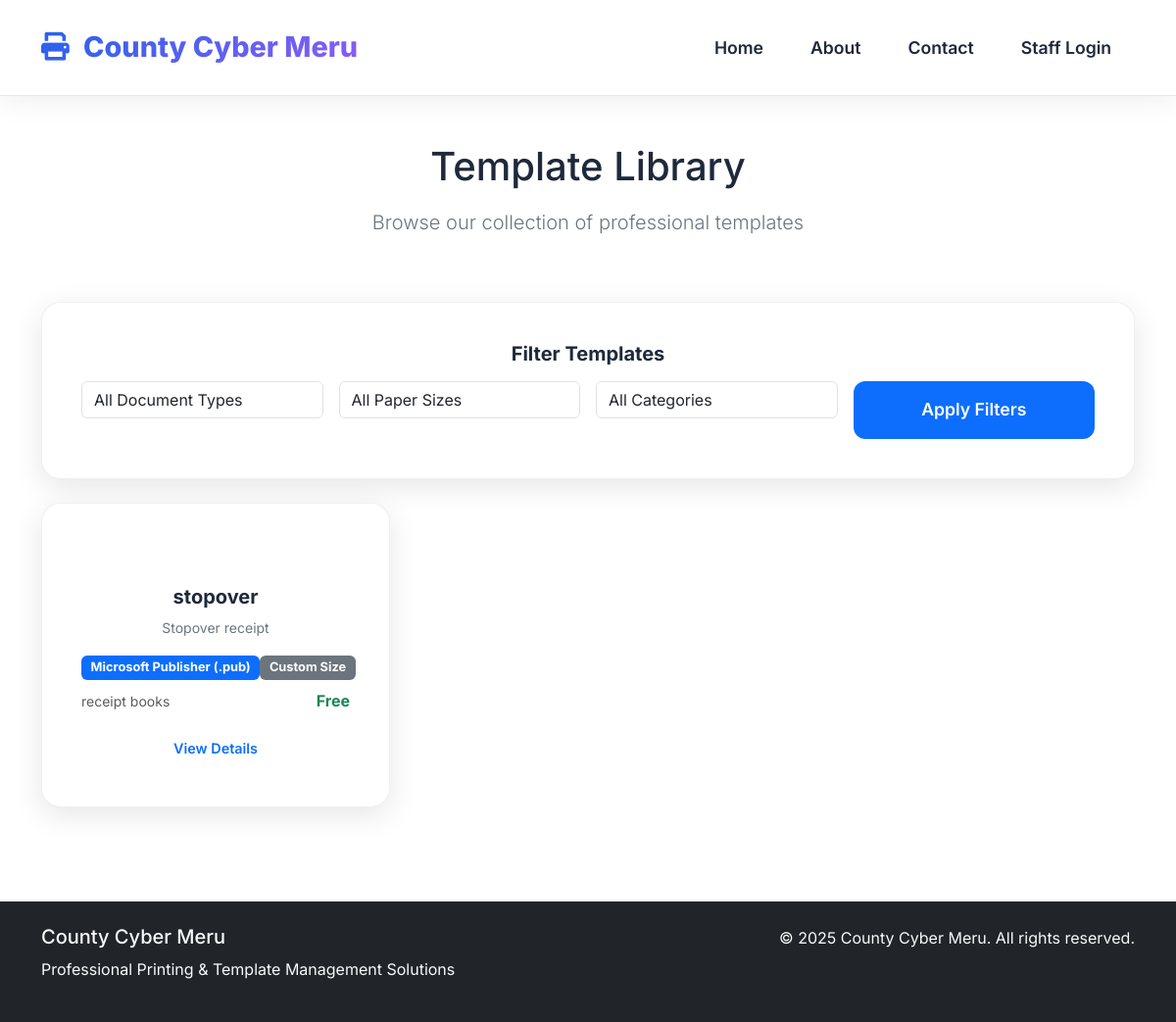
The page /templates/ on the database as committed earlier.
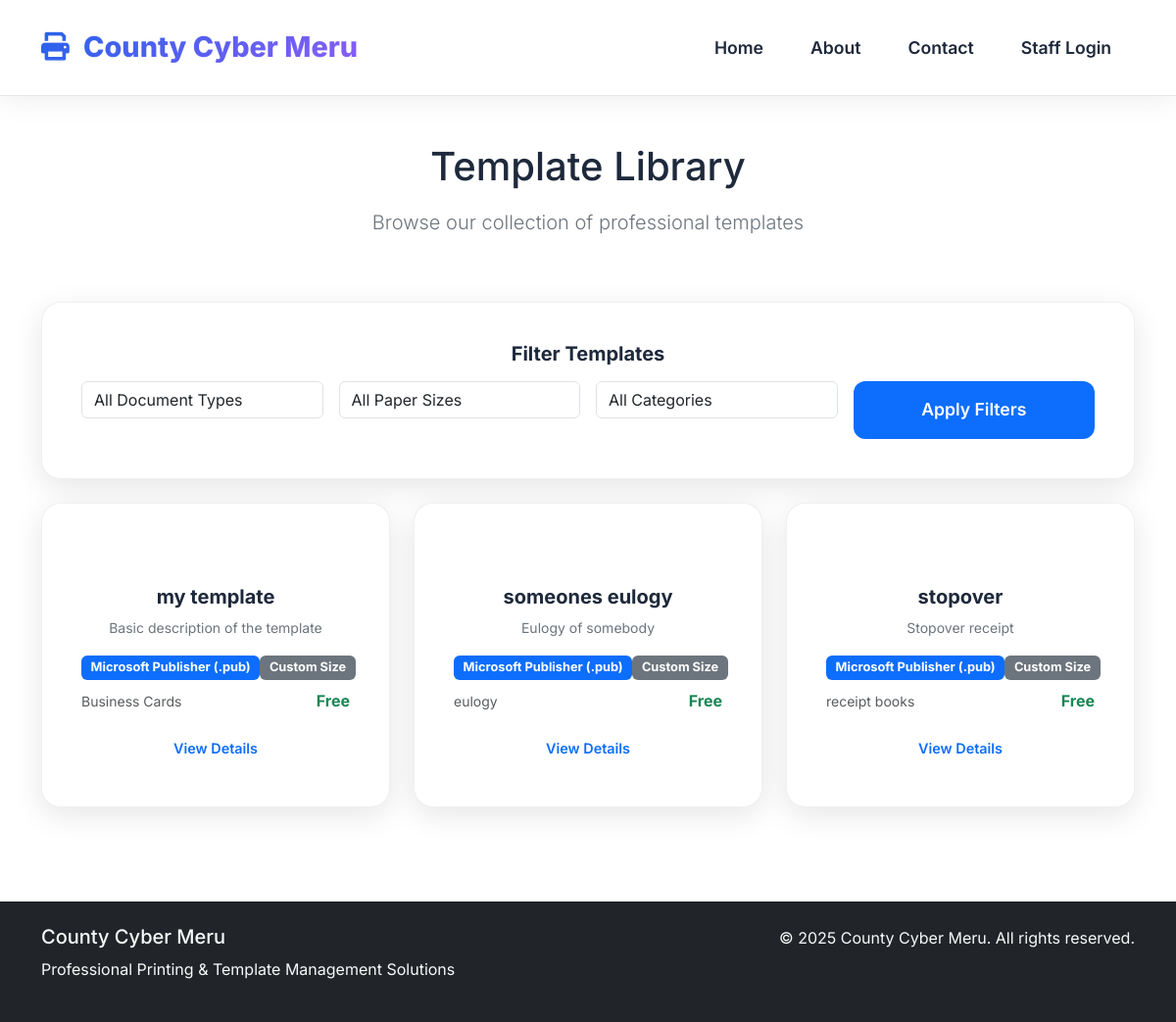
The same page on the database as committed later.
### template_manager/models.py (models this page shows, shortened)
class TemplateDocument(models.Model):
    DOCUMENT_TYPES = [
        ('PUB', 'Microsoft Publisher (.pub)'),
        ('PDF', 'PDF Document'),
        ('XLS', 'Excel Spreadsheet'),
        ('DOC', 'Word Document'),
        ('PPT', 'PowerPoint Presentation'),
        ('JPG', 'JPEG Image'),
        ('PNG', 'PNG Image'),
        ('PSD', 'Photoshop File'),
        ('AI', 'Adobe Illustrator'),
        ('OTHER', 'Other Format'),
    ]
    PAPER_SIZES = [
        ('A4', 'A4 (210×297 mm)'),
        ('A3', 'A3 (297×420 mm)'),
        ('A5', 'A5 (148×210 mm)'),
        ('LETTER', 'Letter (8.5×11 in)'),
        ('LEGAL', 'Legal (8.5×14 in)'),
        ('BUSINESS', 'Business Card'),
        ('BANNER', 'Banner'),
        ('CUSTOM', 'Custom Size'),
    ]
    TEMPLATE_CATEGORIES = [
        ('WEDDING', 'Wedding Cards'),
        ('BUSINESS', 'Business Cards'),
        ('BANNERS', 'Banners & Posters'),
        ('STICKERS', 'Stickers & Labels'),
        ('INVITATIONS', 'Invitation Cards'),
        ('CERTIFICATES', 'Certificates'),
        ('FLYERS', 'Flyers & Brochures'),
        ('LETTERHEADS', 'Letterheads'),
        ('RECEIPTS', 'Receipts & Invoices'),
        ('OTHER', 'Other Templates'),
    ]
    title = models.CharField(max_length=200)
    description = models.TextField()
    category = models.ForeignKey(Category, on_delete=models.CASCADE, related_name='templates')
    document_type = models.CharField(max_length=10, choices=DOCUMENT_TYPES)
    paper_size = models.CharField(max_length=20, choices=PAPER_SIZES)
    template_category = models.CharField(max_length=20, choices=TEMPLATE_CATEGORIES)
    file = models.FileField(upload_to=template_upload_path)
    thumbnail = models.ImageField(upload_to='thumbnails/', blank=True, null=True)
    preview_image = models.ImageField(upload_to='previews/', blank=True, null=True)
    uploaded_by = models.ForeignKey(settings.AUTH_USER_MODEL, on_delete=models.CASCADE, related_name='uploaded_templates')
    verified_by = models.ForeignKey(settings.AUTH_USER_MODEL, on_delete=models.SET_NULL, null=True, blank=True,
                                  related_name='verified_templates')
    uploaded_at = models.DateTimeField(auto_now_add=True)
    verified_at = models.DateTimeField(null=True, blank=True)
    updated_at = models.DateTimeField(auto_now=True)
    tags = models.CharField(max_length=200, blank=True, help_text="Comma-separated tags")
    price = models.DecimalField(max_digits=10, decimal_places=2, blank=True, null=True)
    download_count = models.PositiveIntegerField(default=0)
    is_verified = models.BooleanField(default=False)
    is_active = models.BooleanField(default=True)
    is_featured = models.BooleanField(default=False)
    class Meta:
        ordering = ['-uploaded_at']
        indexes = [
            models.Index(fields=['title']),
            models.Index(fields=['document_type']),
            models.Index(fields=['paper_size']),
            models.Index(fields=['template_category']),
            models.Index(fields=['is_verified']),
        ]

class Category(models.Model):
    name = models.CharField(max_length=100, unique=True)
    slug = models.SlugField(max_length=100, unique=True, blank=True)
    description = models.TextField(blank=True)
    created_at = models.DateTimeField(auto_now_add=True)
    updated_at = models.DateTimeField(auto_now=True)
    is_active = models.BooleanField(default=True)
    class Meta:
        verbose_name_plural = "Categories"
        ordering = ['name']

### template_manager/views.py (the view)
# urls.py: path('', views.template_list, name='template-list'),
def template_list(request):
    templates = TemplateDocument.objects.filter(is_verified=True, is_active=True)
    document_type = request.GET.get('document_type')
    paper_size = request.GET.get('paper_size')
    category_slug = request.GET.get('category')
    if document_type:
        templates = templates.filter(document_type=document_type)
    if paper_size:
        templates = templates.filter(paper_size=paper_size)
    if category_slug:
        templates = templates.filter(category__slug=category_slug)
    context = {
        'templates': templates,
        'categories': Category.objects.filter(is_active=True),
        'document_types': TemplateDocument.DOCUMENT_TYPES,
        'paper_sizes': TemplateDocument.PAPER_SIZES,
    }
    return render(request, 'template_manager/template_list.html', context)

### templates/template_manager/template_list.html (shortened to what this page needs)
{% extends 'base/base.html' %}
{% load static %}
{% block content %}
<div class="container py-5">
    <div class="row mb-5">
        <div class="col-12 text-center">
            <h1 class="text-gradient mb-3">Template Library</h1>
            <p class="lead text-secondary">Browse our collection of professional templates</p>
        </div>
    </div>
    <div class="row mb-4">
        <div class="col-12">
            <div class="service-card">
                <h5 class="fw-bold mb-3">Filter Templates</h5>
                <form method="get" class="row g-3">
                    <div class="col-md-3">
                        <select name="document_type" class="form-control">
                            <option value="">All Document Types</option>
                        </select>
                    </div>
                    <div class="col-md-3">
                        <select name="paper_size" class="form-control">
                            <option value="">All Paper Sizes</option>
                        </select>
                    </div>
                    <div class="col-md-3">
                        <select name="category" class="form-control">
                            <option value="">All Categories</option>
                        </select>
                    </div>
                    <div class="col-md-3">
                        <button type="submit" class="btn btn-primary w-100">Apply Filters</button>
                    </div>
                </form>
            </div>
        </div>
    </div>
    <div class="row g-4">
        {% for template in templates %}
        <div class="col-md-4">
            <div class="service-card h-100">
                <div class="text-center mb-3">
                </div>
                <h5 class="fw-bold">{{ template.title }}</h5>
                <p class="text-secondary small">{{ template.description|truncatewords:20 }}</p>
                <div class="d-flex justify-content-between align-items-center mb-2">
                    <span class="badge bg-primary">{{ template.get_document_type_display }}</span>
                    <span class="badge bg-secondary">{{ template.get_paper_size_display }}</span>
                </div>
                <div class="d-flex justify-content-between align-items-center">
                    <span class="text-muted small">{{ template.category.name }}</span>
                    {% if template.price %}
                    <span class="fw-bold text-success">KSh {{ template.price }}</span>
                    {% else %}
                    <span class="fw-bold text-success">Free</span>
                    {% endif %}
                </div>
                <div class="text-center mt-3">
                    <a href="{% url 'template_manager:template-detail' template.pk %}" class="btn btn-outline-primary btn-sm">
                        View Details
                    </a>
                </div>
            </div>
        </div>
        {% endfor %}
    </div>
</div>
{% endblock %}

### templates/base/base.html (shortened to what this page needs)
{% load static %}
<!DOCTYPE html>
<html lang="en">
<head>
    <link href="https://cdn.jsdelivr.net/npm/bootstrap@5.3.0/dist/css/bootstrap.min.css" rel="stylesheet">
    <link href="{% static 'css/main.css' %}" rel="stylesheet">
    <link href="https://cdnjs.cloudflare.com/ajax/libs/font-awesome/6.0.0/css/all.min.css" rel="stylesheet">
</head>
<body>
    <nav class="navbar navbar-expand-lg navbar-dark bg-primary">
        <div class="container">
            <a class="navbar-brand" href="{% url 'home' %}">
                {% if logo_available %}
                <img src="{% static 'images/logo.png' %}" alt="County Cyber Meru" height="40">
                {% else %}
                <i class="fas fa-print me-2"></i>
                County Cyber Meru
                {% endif %}
            </a>
            <div class="collapse navbar-collapse" id="navbarNav">
                <ul class="navbar-nav ms-auto">
                    <li class="nav-item">
                        <a class="nav-link" href="{% url 'home' %}">Home</a>
                    </li>
                    <li class="nav-item">
                        <a class="nav-link" href="{% url 'about' %}">About</a>
                    </li>
                    <li class="nav-item">
                        <a class="nav-link" href="{% url 'contact' %}">Contact</a>
                    </li>
                    {% if user.is_authenticated %}
                    <li class="nav-item">
                        <a class="nav-link" href="{% url 'dashboard' %}">Dashboard</a>
                    </li>
                    <li class="nav-item">
                        <a class="nav-link" href="{% url 'staff:logout' %}">
                            <i class="fas fa-sign-out-alt me-1"></i>Logout ({{ user.username }})
                        </a>
                    </li>
                    {% else %}
                    <li class="nav-item">
                        <a class="nav-link" href="{% url 'staff:login' %}">Staff Login</a>
                    </li>
                    {% endif %}
                </ul>
            </div>
        </div>
    </nav>
    <main>
        {% block content %}
        {% endblock %}
    </main>
    <footer class="bg-dark text-light py-4 mt-5">
        <div class="container">
            <div class="row">
                <div class="col-md-6">
                    <h5>County Cyber Meru</h5>
                    <p>Professional Printing & Template Management Solutions</p>
                </div>
                <div class="col-md-6 text-md-end">
                    <p>&copy; 2025 County Cyber Meru. All rights reserved.</p>
                </div>
            </div>
        </div>
    </footer>
</body>
</html>

### static/css/main.css (style rules this page uses)
:root { --primary: #2563eb; --primary-dark: #1d4ed8; --secondary: #64748b; --light: #f8fafc; --dark: #1e293b; --gradient-start: #2563eb; --gradient-end: #8b5cf6; --accent: #f59e0b; }
body { font-family: 'Inter', 'Segoe UI', system-ui, -apple-system, sans-serif; line-height: 1.7; color: var(--dark); overflow-x: hidden; }
.navbar { background: rgba(255, 255, 255, 0.98) !important; backdrop-filter: blur(10px); padding: 1.2rem 0 !important; border-bottom: 1px solid rgba(0, 0, 0, 0.1); box-shadow: 0 2px 30px rgba(0, 0, 0, 0.08); }
.navbar-brand { font-weight: 800 !important; font-size: 1.8rem !important; background: linear-gradient(135deg, var(--gradient-start), var(--gradient-end)); -webkit-background-clip: text; -webkit-text-fill-color: transparent; background-clip: text; }
.navbar-nav .nav-link { font-weight: 600 !important; font-size: 1.1rem !important; color: var(--dark) !important; margin: 0 0.3rem; padding: 0.8rem 1.2rem !important; border-radius: 10px; transition: all 0.3s cubic-bezier(0.4, 0, 0.2, 1); }
.btn { border-radius: 12px; padding: 1rem 2rem; font-weight: 600; font-size: 1.1rem; border: none; transition: all 0.4s cubic-bezier(0.4, 0, 0.2, 1); position: relative; overflow: hidden; }
.service-card { background: white; padding: 2.5rem; border-radius: 20px; text-align: center; box-shadow: 0 8px 30px rgba(0, 0, 0, 0.1); transition: all 0.4s cubic-bezier(0.4, 0, 0.2, 1); height: 100%; border: 1px solid rgba(0, 0, 0, 0.06); position: relative; overflow: hidden; }
.service-card::before { content: ''; position: absolute; top: 0; left: -100%; width: 100%; height: 100%; background: linear-gradient(90deg, transparent, rgba(37, 99, 235, 0.05), transparent); transition: left 0.6s; }
html { scroll-behavior: smooth; }
.btn-sm { padding: 0.5rem 1rem; font-size: 0.9rem; border-radius: 8px; }
.badge { font-size: 0.8em; padding: 0.5em 0.75em; }

Rows that differ between the two databases and show on the page:
added TemplateDocument: title "my template", description "Basic description of the template", document_type "Microsoft Publisher (.pub)", paper_size "Custom Size", category.name "Business Cards", shows "Free"
added TemplateDocument: title "someones eulogy", description "Eulogy of somebody", document_type "Microsoft Publisher (.pub)", paper_size "Custom Size", category.name "eulogy", shows "Free"
